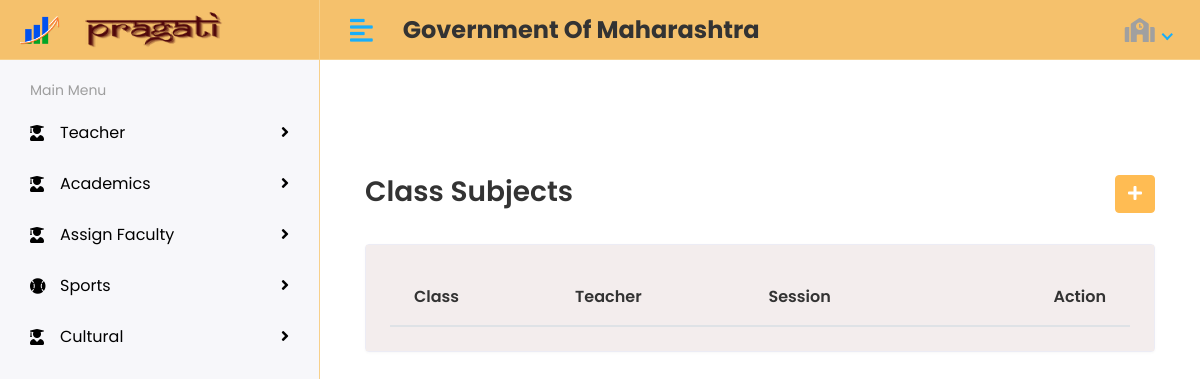
The page /school/view_sports_teacher/ (signed in) on the database as committed earlier.
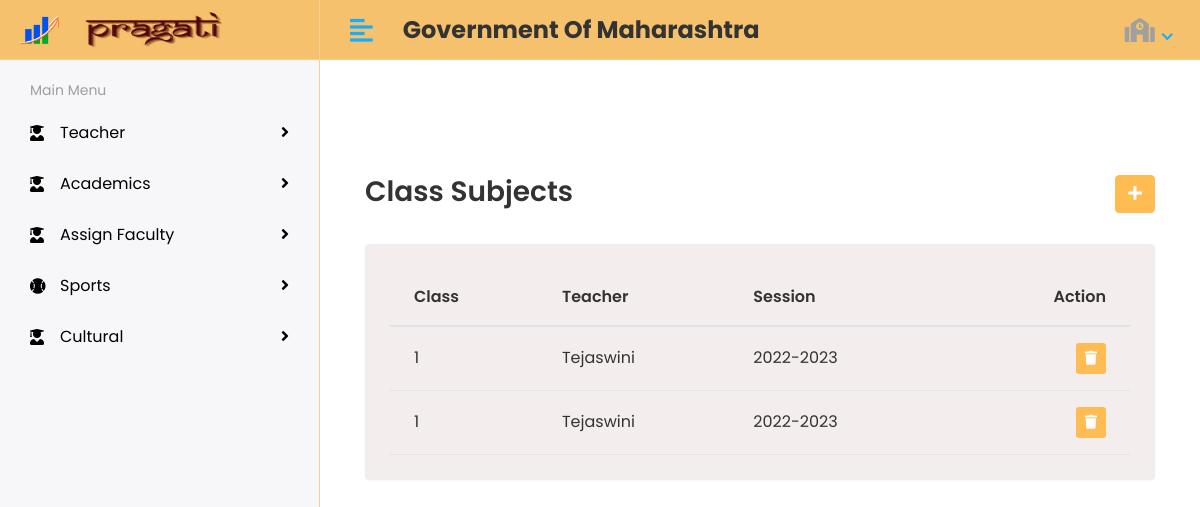
The same page on the database as committed later.
### school/models.py (models this page shows, shortened)
class AssignSportTeacher(models.Model):
    sport_class=models.CharField(max_length =255,null=True,blank=True,choices=CLASS_CHOICES)
    sport_teacher=models.ForeignKey( Teacher, on_delete=models.CASCADE)
    sport_school=models.ForeignKey( School, on_delete=models.CASCADE)
    sport_session=models.CharField(max_length =255,null=True,blank=True)

class Teacher(models.Model):
    t_name=models.CharField(max_length =255, null=True,blank=True)
    t_school =models.ForeignKey( School,on_delete=models.CASCADE)
    t_info= models.ForeignKey(settings.AUTH_USER_MODEL,db_index=True,on_delete =models.CASCADE)

### school/views.py (the view)
# urls.py: path('view_sports_teacher/',views.view_sports_teacher,name='view_sports_teacher' ),
def view_sports_teacher(request):
    sport_data=AssignSportTeacher.objects.filter(sport_school__s_info__email=request.user)
    context={
        'sport_data':sport_data
    }
    return render(request,'school_sport/view_assigned_sport.html',context)

### school/templates/school_sport/view_assigned_sport.html (shortened to what this page needs)
{% extends 'base.html' %}
{% load static %}
{% block content %}
<div class="content container-fluid">
    <div class="page-header">
      <div class="row align-items-center">
        <div class="col">
          <h3 class="page-title">Class {{class_no}} Subjects</h3>
        </div>
        <div class="col-auto text-right float-right ml-auto">
          <a href="add-student.html" class="btn btn-primary"><i class="fas fa-plus"></i></a>
        </div>
      </div>
    </div>
    <div class="row">
      <div class="col-sm-12">
        <div class="card card-table">
          <div class="card-body">
            <div class="table-responsive">
              <table class="table table-hover table-center mb-0 datatable">
                <thead>
                  <tr>
                    <th>Class</th>
                    <th>Teacher</th>
                    <th>Session</th>
                    <th class="text-right">Action</th>
                  </tr>
                </thead>
                <tbody>
                    {% for i in sport_data %}
                  <tr>
                    <td>{{i.sport_class}}</td>
                    <td>{{i.sport_teacher.t_name}}</td>
                    <td>{{i.sport_session}}</td>
                    <td class="text-right">
                      <div class="actions">
                        <a href="{% url 'subject_delete' i.id %}" class="btn btn-sm bg-danger-light">
                            <i class="fas fa-trash"></i>
                        </a>
                      </div>
                    </td>
                  </tr>
                    {% endfor %}
                </tbody>
              </table>
            </div>
          </div>
        </div>
      </div>
    </div>
  </div>
{% endblock %}

Rows that differ between the two databases and show on the page:
added AssignSportTeacher: sport_class "1", sport_teacher.t_name "Tejaswini", sport_session "2022-2023"
added AssignSportTeacher: sport_class "1", sport_teacher.t_name "Tejaswini", sport_session "2022-2023"
